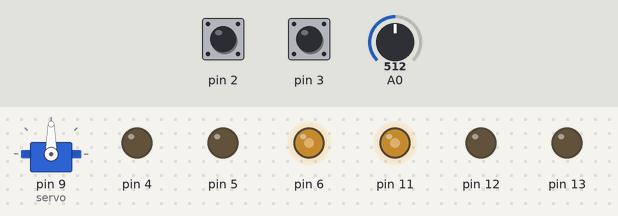
Recording of a sketch running on a simulated Arduino Uno, built with avr-gcc and run on an emulated ATmega328P. Shown: servo, output pins drawn as LEDs (lit = HIGH). The test bench sets the inputs (shaded band); at power-on: A0 = 512, pin 2 HIGH, pin 3 HIGH.

Above: at 1.2 s.
1.3 s: A0 set to 716
At 1.7 s:
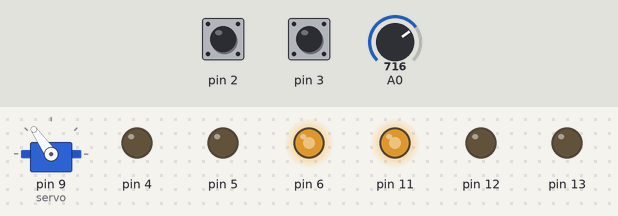
2.8 s: pin 2 pulled LOW for 0.15 s
At 2.88 s:
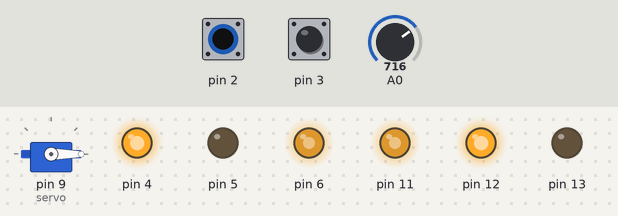
4.4 s: pin 3 pulled LOW for 0.15 s
At 4.48 s:
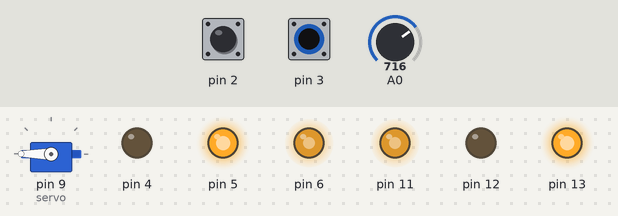
6.0 s: A0 set to 900
At 6.5 s:
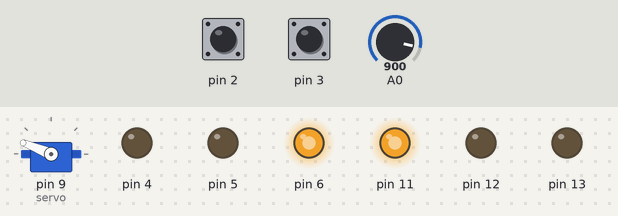
7.5 s: pin 2 pulled LOW for 1 s
At 8.3 s:
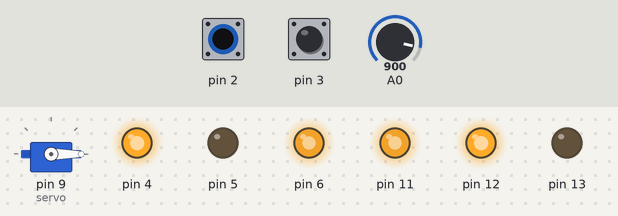
10.0 s: pin 3 pulled LOW for 1 s
At 10.8 s:
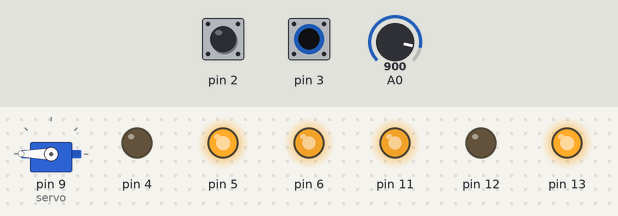
Timing chart, 0 to 13.0 s (numbered marks = the images above; inputs shaded):
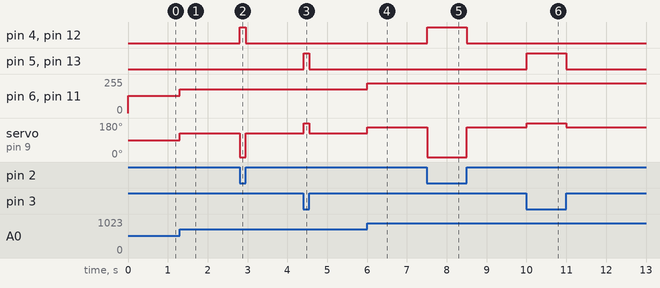

The sketch:

Lab1PartL.ino
```cpp
#include <Servo.h>

Servo servo;

void setup() {
  pinMode(2,INPUT_PULLUP);
  pinMode(3,INPUT_PULLUP);
  pinMode(4,OUTPUT);
  pinMode(5,OUTPUT);
  pinMode(6,OUTPUT);
  pinMode(11, OUTPUT);
  pinMode(12, OUTPUT);
  pinMode(13, OUTPUT);

  servo.attach(9);
}

void loop() {
  digitalWrite(4, !digitalRead(2));
  digitalWrite(5, !digitalRead(3));
  analogWrite(6, analogRead(0)/4);

  digitalWrite(12, !digitalRead(2));
  digitalWrite(13, !digitalRead(3));
  analogWrite(11, analogRead(0)/4);

  if(!digitalRead(2)){
    servo.write(0);
  }else if(!digitalRead(3)){
    servo.write(180);
  }else{
    int degrees = map(analogRead(0), 0, 1023, 0, 180);
    servo.write(degrees);
  }
  delay(10);
}
```

Measured:
- after the input at 1.3 s, pin 6, pin 11: 128/255 → 179/255 at once; servo on pin 9 (servo): 90° → 125° at once
- after the input at 2.8 s, pin 4, pin 12: LOW → HIGH at once, → LOW 0.16 s later; servo on pin 9 (servo): 125° → 0° at once, → 125° 0.16 s later
- after the input at 4.4 s, pin 5, pin 13: LOW → HIGH at once, → LOW 0.14 s later; servo on pin 9 (servo): 125° → 180° at once, → 125° 0.14 s later
- after the input at 6.0 s, pin 6, pin 11: 179/255 → 225/255 at once; servo on pin 9 (servo): 125° → 158° at once
- after the input at 7.5 s, pin 4, pin 12: LOW → HIGH at once, → LOW 1.0 s later; servo on pin 9 (servo): 158° → 0° at once, → 158° 1.0 s later
- after the input at 10.0 s, pin 5, pin 13: LOW → HIGH at once, → LOW 0.99 s later; servo on pin 9 (servo): 158° → 180° at once, → 158° 0.99 s later
